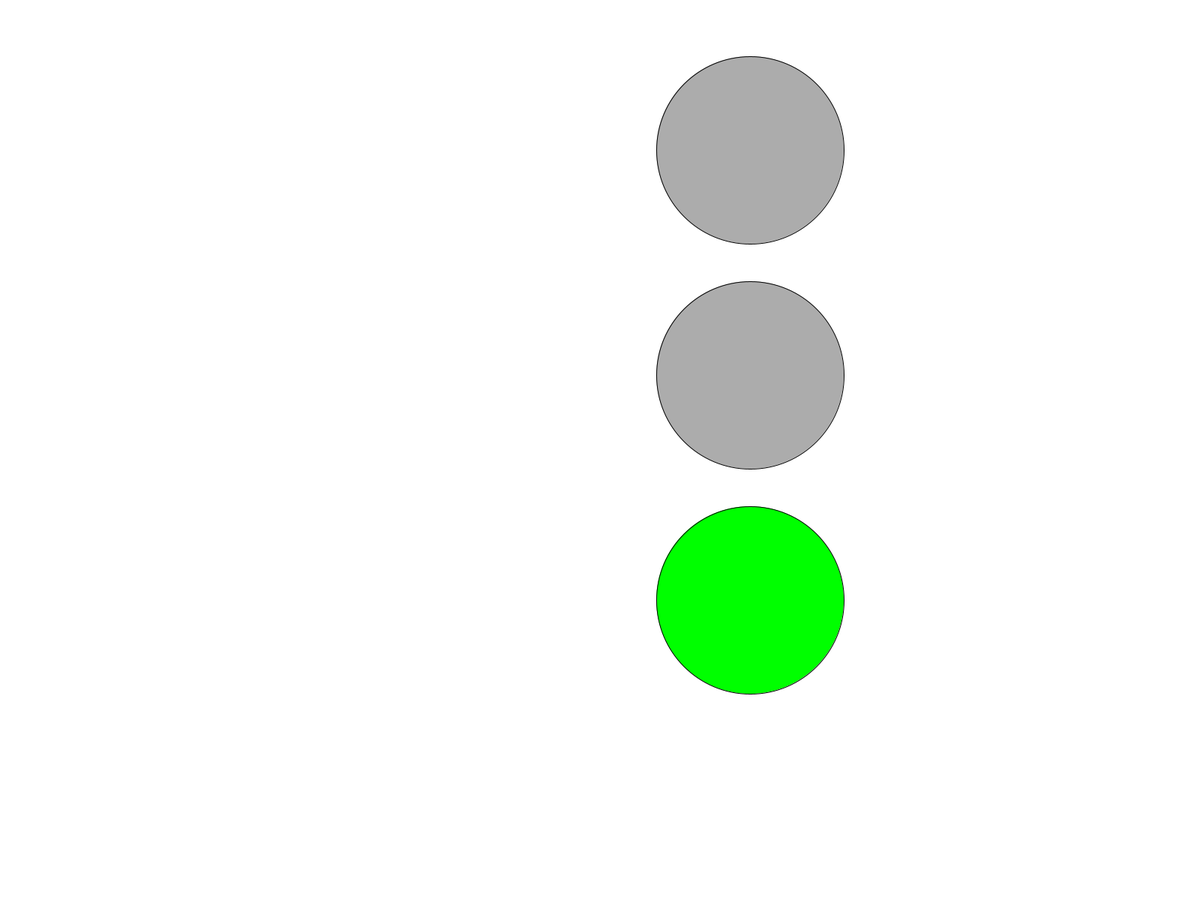
Frame 1 (no input)
Frame 60 (the mouse pressed at the canvas centre just before this capture): identical to frame 1, image omitted
Frame 120 (the mouse held since frame 60 and released just before this capture): identical to frame 1, image omitted

The Processing sketch that drew this single still picture (run headless with seeded random() and noise(); from frame 60 on, the mouse is pressed at the canvas centre):

// Processing sketch: TaskThreeb
// ── TaskThreeb.pde

color Red = color(255,0,0);
color Yellow = color(255,255,0);
color Green = color(0,255,0);
color Gray = color(172);
color BackgroundC = color(255);




void setup()
{
 fullScreen(); 
}

void draw(){
  background(BackgroundC);
  fill(Green);
  ellipse(1000,800,250,250);
  fill(Gray);
  ellipse(1000,500,250,250);
  fill(Gray);
  ellipse(1000,200,250,250);
}
